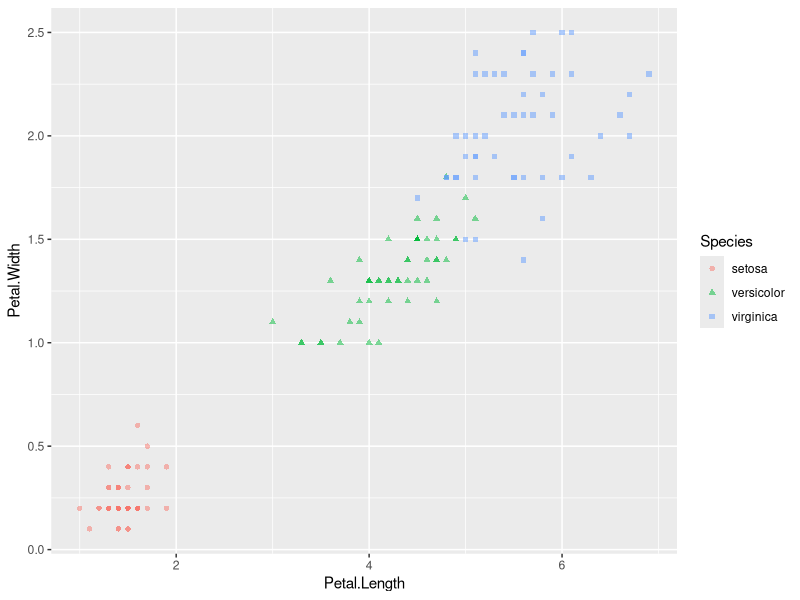

Here is the R script that generated this plot: (Note: this script raises an error after producing the figure.)
## STEP 1: CREATE MAIN PLOT AND EXTRACT LEGEND
library(ggplot2)
main <- ggplot(iris, aes(x = Petal.Length, y = Petal.Width)) + 
  geom_point(alpha = .5 , aes(shape = Species, colour = Species))
leg <- g_legend(main)
## STEP 2: CREAT TOP MARGINAL HISTOGRAM
top <- ggplot(iris) + 
  geom_histogram(alpha = .3, aes( x = Petal.Length, fill = Species)) +
  guides(fill = FALSE) + xlab('')
## STEP 3: CREATE LEFT MARGINAL HISTOGRAM
right <- ggplot(iris) + 
  geom_histogram(alpha = .3, aes( x = Petal.Width, fill = Species)) +
  coord_flip() + guides(fill = FALSE) + xlab('')
## STEP 4: JOIN THEM ALL USING grid.arrange()
library(gridExtra)
grid.arrange(top, leg, main + theme(legend.position = 'none'), 
             right, ncol=2, nrow=2, widths=c(4, 1), heights=c(1, 4))